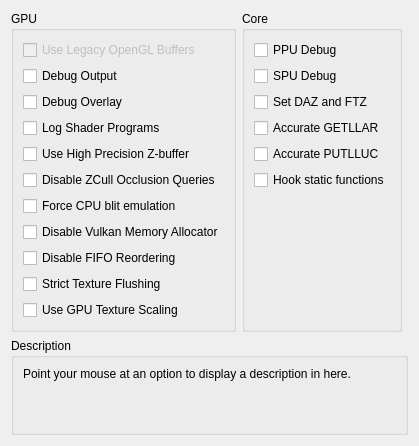
     <widget class="QWidget" name="debugTab">
      <attribute name="title">
       <string>Debug</string>
      </attribute>
      <layout class="QVBoxLayout" name="debugTab_layout">
       <item>
        <layout class="QHBoxLayout" name="debugTabLayout" stretch="1,1,1">
         <item>
          <widget class="QGroupBox" name="gb_debug_gpu">
           <property name="enabled">
            <bool>true</bool>
           </property>
           <property name="title">
            <string>GPU</string>
           </property>
           <property name="alignment">
            <set>Qt::AlignLeading|Qt::AlignLeft|Qt::AlignTop</set>
           </property>
           <layout class="QVBoxLayout" name="gb_debug_gpu_layout">
            <item alignment="Qt::AlignTop">
             <widget class="QCheckBox" name="glLegacyBuffers">
              <property name="enabled">
               <bool>false</bool>
              </property>
              <property name="text">
               <string>Use Legacy OpenGL Buffers</string>
              </property>
             </widget>
            </item>
            <item alignment="Qt::AlignTop">
             <widget class="QCheckBox" name="debugOutput">
              <property name="text">
               <string>Debug Output</string>
              </property>
             </widget>
            </item>
            <item>
             <widget class="QCheckBox" name="debugOverlay">
              <property name="text">
               <string>Debug Overlay</string>
              </property>
             </widget>
            </item>
            <item>
             <widget class="QCheckBox" name="logProg">
              <property name="text">
               <string>Log Shader Programs</string>
              </property>
             </widget>
            </item>
            <item alignment="Qt::AlignTop">
             <widget class="QCheckBox" name="forceHighpZ">
              <property name="text">
               <string>Use High Precision Z-buffer</string>
              </property>
             </widget>
            </item>
            <item>
             <widget class="QCheckBox" name="disableHwOcclusionQueries">
              <property name="text">
               <string>Disable ZCull Occlusion Queries</string>
              </property>
             </widget>
            </item>
            <item>
             <widget class="QCheckBox" name="forceCpuBlitEmulation">
              <property name="text">
               <string>Force CPU blit emulation</string>
              </property>
             </widget>
            </item>
            <item>
             <widget class="QCheckBox" name="disableVulkanMemAllocator">
              <property name="text">
               <string>Disable Vulkan Memory Allocator</string>
              </property>
             </widget>
            </item>
            <item>
             <widget class="QCheckBox" name="disableFIFOReordering">
              <property name="text">
               <string>Disable FIFO Reordering</string>
              </property>
             </widget>
            </item>
            <item>
             <widget class="QCheckBox" name="strictTextureFlushing">
              <property name="text">
               <string>Strict Texture Flushing</string>
              </property>
             </widget>
            </item>
            <item>
             <widget class="QCheckBox" name="gpuTextureScaling">
              <property name="text">
               <string>Use GPU Texture Scaling</string>
              </property>
             </widget>
            </item>
           </layout>
          </widget>
         </item>
         <item>
          <widget class="QGroupBox" name="gb_debug_core">
           <property name="title">
            <string>Core</string>
           </property>
           <layout class="QVBoxLayout" name="gb_debug_core_layout">
            <item>
             <widget class="QCheckBox" name="ppuDebug">
              <property name="text">
               <string>PPU Debug</string>
              </property>
             </widget>
            </item>
            <item>
             <widget class="QCheckBox" name="spuDebug">
              <property name="text">
               <string>SPU Debug</string>
              </property>
             </widget>
            </item>
            <item>
             <widget class="QCheckBox" name="setDAZandFTZ">
              <property name="text">
               <string>Set DAZ and FTZ</string>
              </property>
             </widget>
            </item>
            <item>
             <widget class="QCheckBox" name="accurateGETLLAR">
              <property name="text">
               <string>Accurate GETLLAR</string>
              </property>
             </widget>
            </item>
            <item>
             <widget class="QCheckBox" name="accuratePUTLLUC">
              <property name="text">
               <string>Accurate PUTLLUC</string>
              </property>
             </widget>
            </item>
            <item>
             <widget class="QCheckBox" name="hookStFunc">
              <property name="text">
               <string>Hook static functions</string>
              </property>
             </widget>
            </item>
            <item>
             <spacer name="verticalSpacer">
              <property name="orientation">
               <enum>Qt::Vertical</enum>
              </property>
              <property name="sizeHint" stdset="0">
               <size>
                <width>0</width>
                <height>0</height>
               </size>
              </property>
             </spacer>
            </item>
           </layout>
          </widget>
         </item>
         <item>
          <widget class="QWidget" name="debug_spacer_widget" native="true"/>
         </item>
        </layout>
       </item>
       <item>
        <spacer name="debugTabSpacer">
         <property name="orientation">
          <enum>Qt::Vertical</enum>
         </property>
         <property name="sizeHint" stdset="0">
          <size>
           <width>0</width>
           <height>0</height>
          </size>
         </property>
        </spacer>
       </item>
       <item>
        <widget class="QGroupBox" name="gb_description_debug">
         <property name="title">
          <string>Description</string>
         </property>
         <layout class="QVBoxLayout" name="gb_description_debug_layout">
          <item>
           <widget class="QLabel" name="description_debug">
            <property name="text">
             <string>Point your mouse at an option to display a description in here.


</string>
            </property>
            <property name="textFormat">
             <enum>Qt::PlainText</enum>
            </property>
            <property name="alignment">
             <set>Qt::AlignLeading|Qt::AlignLeft|Qt::AlignTop</set>
            </property>
            <property name="wordWrap">
             <bool>true</bool>
            </property>
           </widget>
          </item>
         </layout>
        </widget>
       </item>
      </layout>
     </widget>
